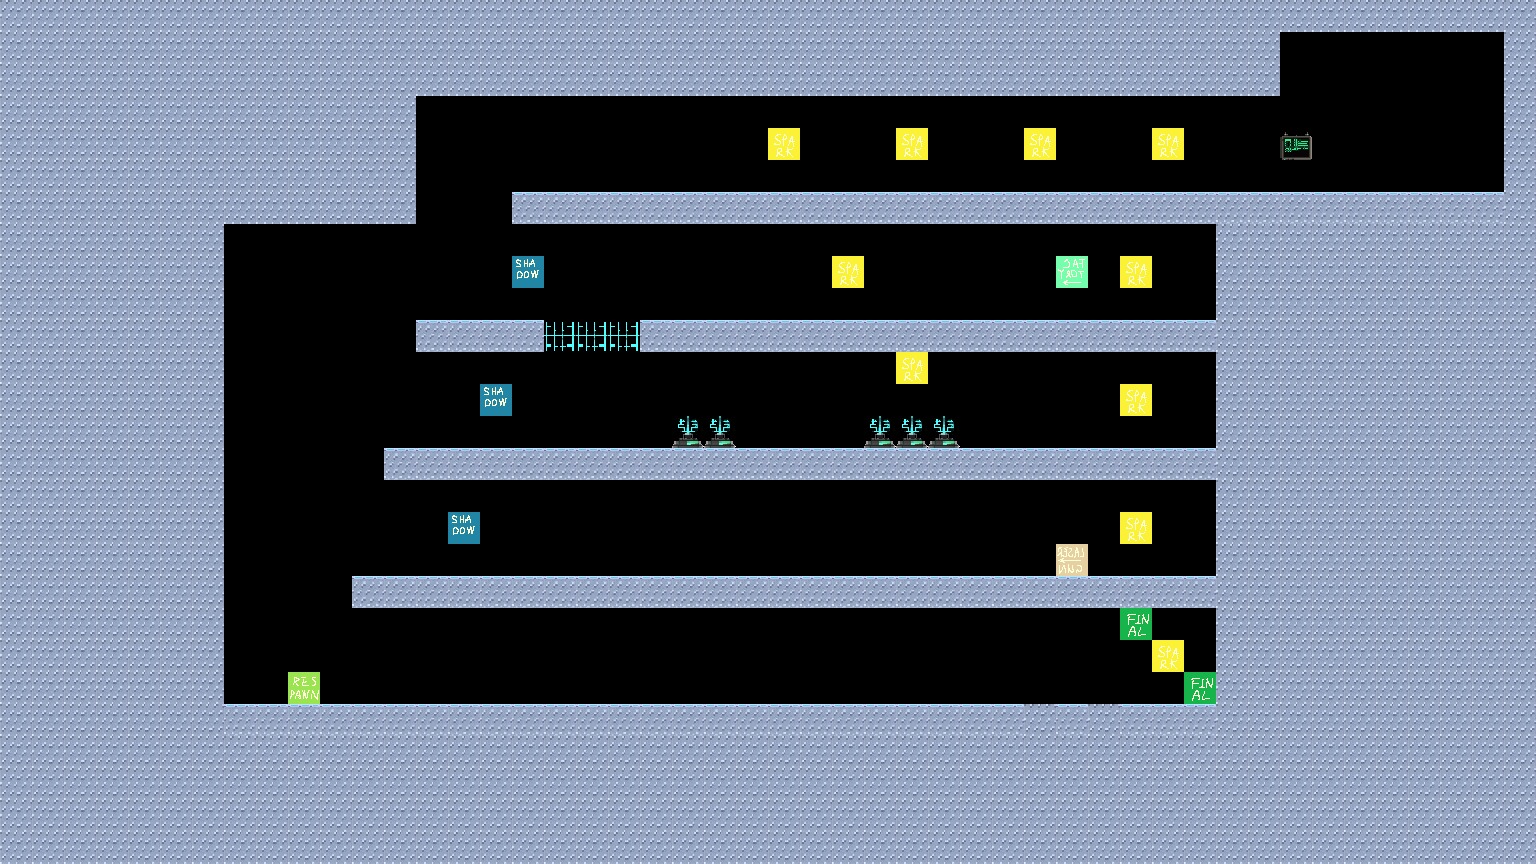

This is a level from a 2D game, rendered from its Tiled map with the project's own tilesets. A one-line summary and the map file follow, with tile-layer data summarised:
An orthogonal 48x27 tile map with 32x32 px tiles, 3 tile layers (Wall, Object, Background).

<map version="1.10" tiledversion="1.11.2" orientation="orthogonal" renderorder="right-down" width="48" height="27" tilewidth="32" tileheight="32" infinite="0" nextlayerid="4" nextobjectid="1">
 <tileset firstgid="1" source="ExtendedMapSet.tsx" />
 <layer id="1" name="Wall" width="48" height="27">
  <data>[1296 cells, 778 non-empty, 4 distinct tile ids]</data>
 </layer>
 <layer id="2" name="Object" width="48" height="27">
  <data>[1296 cells, 18 non-empty, 6 distinct tile ids]</data>
 </layer>
 <layer id="3" name="Background" width="48" height="27">
  <data>[1296 cells, 20 non-empty, 2 distinct tile ids]</data>
 </layer>
</map>
